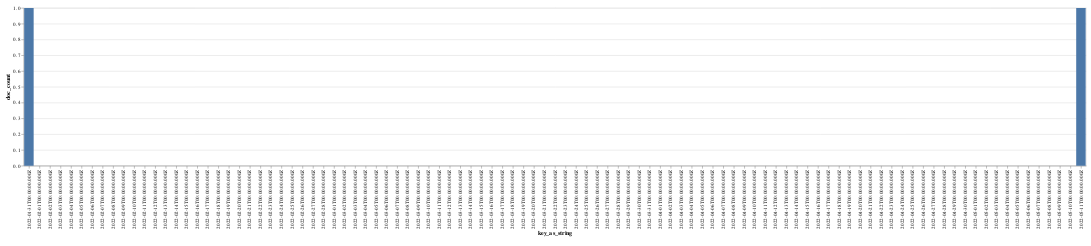

Notebook code for this chart:
### Code cell
alt.Chart(
    df_timeseries_gendermapper_2,
    padding={"left": 10, "top": 10, "right": 10, "bottom": 20}
).mark_bar().encode(
    x=alt.X('key_as_string', sort=['key_as_string']),
    y=alt.Y('doc_count')
)

### Figure 1 — Vega-Lite specification as saved in the notebook (floating-point values rounded to 4 significant figures)
{"config": {"view": {"continuousWidth": 400, "continuousHeight": 300}}, "data": {"name": "data-824774491912db8f0fb9e895efe23705"}, "mark": "bar", "encoding": {"x": {"field": "key_as_string", "sort": ["key_as_string"], "type": "nominal"}, "y": {"field": "doc_count", "type": "quantitative"}}, "padding": {"left": 10, "top": 10, "right": 10, "bottom": 20}, "$schema": "https://vega.github.io/schema/vega-lite/v4.17.0.json", "datasets": {"data-824774491912db8f0fb9e895efe23705": [{"key_as_string": "2022-01-31T00:00:00.000Z", "key": 1643587200000, "doc_count": 1}, {"key_as_string": "2022-02-01T00:00:00.000Z", "key": 1643673600000, "doc_count": 0}, {"key_as_string": "2022-02-02T00:00:00.000Z", "key": 1643760000000, "doc_count": 0}, {"key_as_string": "2022-02-03T00:00:00.000Z", "key": 1643846400000, "doc_count": 0}, {"key_as_string": "2022-02-04T00:00:00.000Z", "key": 1643932800000, "doc_count": 0}, {"key_as_string": "2022-02-05T00:00:00.000Z", "key": 1644019200000, "doc_count": 0}, {"key_as_string": "2022-02-06T00:00:00.000Z", "key": 1644105600000, "doc_count": 0}, {"key_as_string": "2022-02-07T00:00:00.000Z", "key": 1644192000000, "doc_count": 0}, {"key_as_string": "2022-02-08T00:00:00.000Z", "key": 1644278400000, "doc_count": 0}, {"key_as_string": "2022-02-09T00:00:00.000Z", "key": 1644364800000, "doc_count": 0}, {"key_as_string": "2022-02-10T00:00:00.000Z", "key": 1644451200000, "doc_count": 0}, {"key_as_string": "2022-02-11T00:00:00.000Z", "key": 1644537600000, "doc_count": 0}, {"key_as_string": "2022-02-12T00:00:00.000Z", "key": 1644624000000, "doc_count": 0}, {"key_as_string": "2022-02-13T00:00:00.000Z", "key": 1644710400000, "doc_count": 0}, {"key_as_string": "2022-02-14T00:00:00.000Z", "key": 1644796800000, "doc_count": 0}, {"key_as_string": "2022-02-15T00:00:00.000Z", "key": 1644883200000, "doc_count": 0}, {"key_as_string": "2022-02-16T00:00:00.000Z", "key": 1644969600000, "doc_count": 0}, {"key_as_string": "2022-02-17T00:00:00.000Z", "key": 1645056000000, "doc_count": 0}, {"key_as_string": "2022-02-18T00:00:00.000Z", "key": 1645142400000, "doc_count": 0}, {"key_as_string": "2022-02-19T00:00:00.000Z", "key": 1645228800000, "doc_count": 0}, {"key_as_string": "2022-02-20T00:00:00.000Z", "key": 1645315200000, "doc_count": 0}, {"key_as_string": "2022-02-21T00:00:00.000Z", "key": 1645401600000, "doc_count": 0}, {"key_as_string": "2022-02-22T00:00:00.000Z", "key": 1645488000000, "doc_count": 0}, {"key_as_string": "2022-02-23T00:00:00.000Z", "key": 1645574400000, "doc_count": 0}, {"key_as_string": "2022-02-24T00:00:00.000Z", "key": 1645660800000, "doc_count": 0}, {"key_as_string": "2022-02-25T00:00:00.000Z", "key": 1645747200000, "doc_count": 0}, {"key_as_string": "2022-02-26T00:00:00.000Z", "key": 1645833600000, "doc_count": 0}, {"key_as_string": "2022-02-27T00:00:00.000Z", "key": 1645920000000, "doc_count": 0}, {"key_as_string": "2022-02-28T00:00:00.000Z", "key": 1646006400000, "doc_count": 0}, {"key_as_string": "2022-03-01T00:00:00.000Z", "key": 1646092800000, "doc_count": 0}, {"key_as_string": "2022-03-02T00:00:00.000Z", "key": 1646179200000, "doc_count": 0}, {"key_as_string": "2022-03-03T00:00:00.000Z", "key": 1646265600000, "doc_count": 0}, {"key_as_string": "2022-03-04T00:00:00.000Z", "key": 1646352000000, "doc_count": 0}, {"key_as_string": "2022-03-05T00:00:00.000Z", "key": 1646438400000, "doc_count": 0}, {"key_as_string": "2022-03-06T00:00:00.000Z", "key": 1646524800000, "doc_count": 0}, {"key_as_string": "2022-03-07T00:00:00.000Z", "key": 1646611200000, "doc_count": 0}, {"key_as_string": "2022-03-08T00:00:00.000Z", "key": 1646697600000, "doc_count": 0}, {"key_as_string": "2022-03-09T00:00:00.000Z", "key": 1646784000000, "doc_count": 0}, {"key_as_string": "2022-03-10T00:00:00.000Z", "key": 1646870400000, "doc_count": 0}, {"key_as_string": "2022-03-11T00:00:00.000Z", "key": 1646956800000, "doc_count": 0}, {"key_as_string": "2022-03-12T00:00:00.000Z", "key": 1647043200000, "doc_count": 0}, {"key_as_string": "2022-03-13T00:00:00.000Z", "key": 1647129600000, "doc_count": 0}, {"key_as_string": "2022-03-14T00:00:00.000Z", "key": 1647216000000, "doc_count": 0}, {"key_as_string": "2022-03-15T00:00:00.000Z", "key": 1647302400000, "doc_count": 0}, {"key_as_string": "2022-03-16T00:00:00.000Z", "key": 1647388800000, "doc_count": 0}, {"key_as_string": "2022-03-17T00:00:00.000Z", "key": 1647475200000, "doc_count": 0}, {"key_as_string": "2022-03-18T00:00:00.000Z", "key": 1647561600000, "doc_count": 0}, {"key_as_string": "2022-03-19T00:00:00.000Z", "key": 1647648000000, "doc_count": 0}, {"key_as_string": "2022-03-20T00:00:00.000Z", "key": 1647734400000, "doc_count": 0}, {"key_as_string": "2022-03-21T00:00:00.000Z", "key": 1647820800000, "doc_count": 0}, {"key_as_string": "2022-03-22T00:00:00.000Z", "key": 1647907200000, "doc_count": 0}, {"key_as_string": "2022-03-23T00:00:00.000Z", "key": 1647993600000, "doc_count": 0}, {"key_as_string": "2022-03-24T00:00:00.000Z", "key": 1648080000000, "doc_count": 0}, {"key_as_string": "2022-03-25T00:00:00.000Z", "key": 1648166400000, "doc_count": 0}, {"key_as_string": "2022-03-26T00:00:00.000Z", "key": 1648252800000, "doc_count": 0}, {"key_as_string": "2022-03-27T00:00:00.000Z", "key": 1648339200000, "doc_count": 0}, {"key_as_string": "2022-03-28T00:00:00.000Z", "key": 1648425600000, "doc_count": 0}, {"key_as_string": "2022-03-29T00:00:00.000Z", "key": 1648512000000, "doc_count": 0}, {"key_as_string": "2022-03-30T00:00:00.000Z", "key": 1648598400000, "doc_count": 0}, {"key_as_string": "2022-03-31T00:00:00.000Z", "key": 1648684800000, "doc_count": 0}, {"key_as_string": "2022-04-01T00:00:00.000Z", "key": 1648771200000, "doc_count": 0}, {"key_as_string": "2022-04-02T00:00:00.000Z", "key": 1648857600000, "doc_count": 0}, {"key_as_string": "2022-04-03T00:00:00.000Z", "key": 1648944000000, "doc_count": 0}, {"key_as_string": "2022-04-04T00:00:00.000Z", "key": 1649030400000, "doc_count": 0}, {"key_as_string": "2022-04-05T00:00:00.000Z", "key": 1649116800000, "doc_count": 0}, {"key_as_string": "2022-04-06T00:00:00.000Z", "key": 1649203200000, "doc_count": 0}, {"key_as_string": "2022-04-07T00:00:00.000Z", "key": 1649289600000, "doc_count": 0}, {"key_as_string": "2022-04-08T00:00:00.000Z", "key": 1649376000000, "doc_count": 0}, {"key_as_string": "2022-04-09T00:00:00.000Z", "key": 1649462400000, "doc_count": 0}, {"key_as_string": "2022-04-10T00:00:00.000Z", "key": 1649548800000, "doc_count": 0}, {"key_as_string": "2022-04-11T00:00:00.000Z", "key": 1649635200000, "doc_count": 0}, {"key_as_string": "2022-04-12T00:00:00.000Z", "key": 1649721600000, "doc_count": 0}, {"key_as_string": "2022-04-13T00:00:00.000Z", "key": 1649808000000, "doc_count": 0}, {"key_as_string": "2022-04-14T00:00:00.000Z", "key": 1649894400000, "doc_count": 0}, {"key_as_string": "2022-04-15T00:00:00.000Z", "key": 1649980800000, "doc_count": 0}, {"key_as_string": "2022-04-16T00:00:00.000Z", "key": 1650067200000, "doc_count": 0}, {"key_as_string": "2022-04-17T00:00:00.000Z", "key": 1650153600000, "doc_count": 0}, {"key_as_string": "2022-04-18T00:00:00.000Z", "key": 1650240000000, "doc_count": 0}, {"key_as_string": "2022-04-19T00:00:00.000Z", "key": 1650326400000, "doc_count": 0}, {"key_as_string": "2022-04-20T00:00:00.000Z", "key": 1650412800000, "doc_count": 0}, {"key_as_string": "2022-04-21T00:00:00.000Z", "key": 1650499200000, "doc_count": 0}, {"key_as_string": "2022-04-22T00:00:00.000Z", "key": 1650585600000, "doc_count": 0}, {"key_as_string": "2022-04-23T00:00:00.000Z", "key": 1650672000000, "doc_count": 0}, {"key_as_string": "2022-04-24T00:00:00.000Z", "key": 1650758400000, "doc_count": 0}, {"key_as_string": "2022-04-25T00:00:00.000Z", "key": 1650844800000, "doc_count": 0}, {"key_as_string": "2022-04-26T00:00:00.000Z", "key": 1650931200000, "doc_count": 0}, {"key_as_string": "2022-04-27T00:00:00.000Z", "key": 1651017600000, "doc_count": 0}, {"key_as_string": "2022-04-28T00:00:00.000Z", "key": 1651104000000, "doc_count": 0}, {"key_as_string": "2022-04-29T00:00:00.000Z", "key": 1651190400000, "doc_count": 0}, {"key_as_string": "2022-04-30T00:00:00.000Z", "key": 1651276800000, "doc_count": 0}, {"key_as_string": "2022-05-01T00:00:00.000Z", "key": 1651363200000, "doc_count": 0}, {"key_as_string": "2022-05-02T00:00:00.000Z", "key": 1651449600000, "doc_count": 0}, {"key_as_string": "2022-05-03T00:00:00.000Z", "key": 1651536000000, "doc_count": 0}, {"key_as_string": "2022-05-04T00:00:00.000Z", "key": 1651622400000, "doc_count": 0}, {"key_as_string": "2022-05-05T00:00:00.000Z", "key": 1651708800000, "doc_count": 0}, {"key_as_string": "2022-05-06T00:00:00.000Z", "key": 1651795200000, "doc_count": 0}, {"key_as_string": "2022-05-07T00:00:00.000Z", "key": 1651881600000, "doc_count": 0}, {"key_as_string": "2022-05-08T00:00:00.000Z", "key": 1651968000000, "doc_count": 0}, {"key_as_string": "2022-05-09T00:00:00.000Z", "key": 1652054400000, "doc_count": 0}, {"key_as_string": "2022-05-10T00:00:00.000Z", "key": 1652140800000, "doc_count": 0}, {"key_as_string": "2022-05-11T00:00:00.000Z", "key": 1652227200000, "doc_count": 1}]}}
